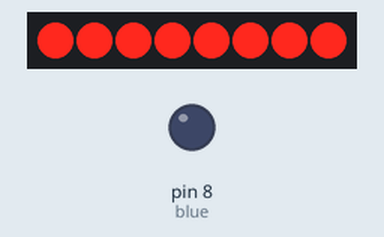
Recording of a sketch running on a simulated Arduino Uno, built with avr-gcc and run on an emulated ATmega328P. Shown: 8 port-expander outputs drawn as a row of LEDs (first output left, lit = HIGH), output pins drawn as LEDs (lit = HIGH). Wiring (inferred from the names in the program): PCF8574 port expander at I2C address 0x38. Wiring (inferred from the signals the program sends): row of LEDs: on Q0, Q1, Q2, Q3, Q4, Q5, Q6, Q7.

Above: at 0.2 s.
At 0.5 s:
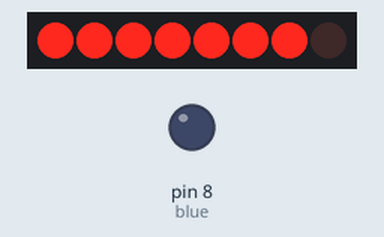
At 0.71 s:
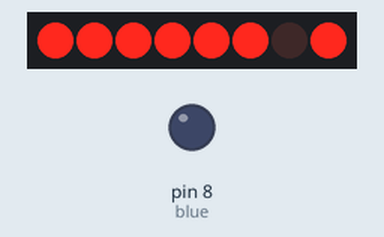
At 0.91 s:
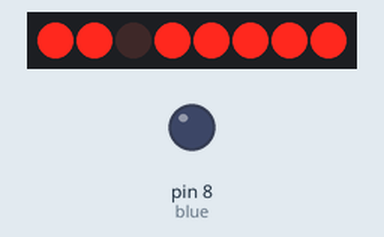
At 14.4 s:
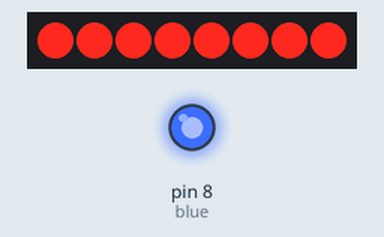
At 16.55 s:
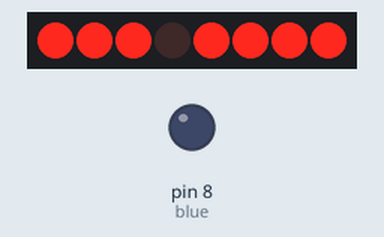
Timing chart, 0 to 20.1 s (numbered marks = the images above):
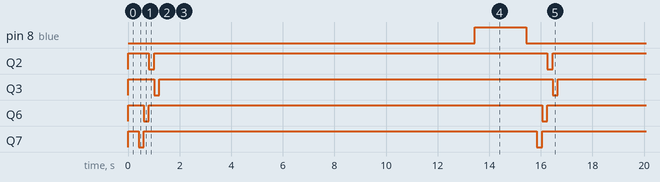

Measured:
- by itself, pin 8 (blue): alternates HIGH for 2.0 s and LOW for 13.4 s
- by itself, Q2, Q3, Q6, Q7: repeats every 15.4 s: LOW 0.20 s, HIGH 15.2 s
- by itself, everything shown: repeats every 15.4 s, in 7 steps

The sketch:

PCF8576DH.ino
```cpp
/*
Two I2C-bus slave addresses (01110000 and 01110010)
are reserved for the PCF8576D. The least significant bit of
the slave address that a PCF8576D will respond to is
defined by the level tied to its SA0 input. The PCF8576D
is a write-only device and will not respond to a read
access
*/
#include <Wire.h>
#define blue 8
byte val = 0;
void wheel_1(){
  //The table is 4rows by 40 columns
  Wire.beginTransmission(0x38);   // transmit to device 0B01110000
                                  // device address is specified in datasheet
  Wire.write(byte(0b11001100));   //Mode Set, sends instruction byte to define static or 1:2~1:4, M1,M0
  Wire.write(byte(0b10000000));   //Load data pointer Last 6 bits: P5,P4,P3,P2,P1,P0
  Wire.write(byte(0b11100000));   //Table 9 Device Select, Last 3 bits: A2,A1,A0
  Wire.write(byte(0b11111000));   //Bank Select
  Wire.write(byte(0b01110000));   //BLINK, Last 3 bits A, BF1, BF0

  Wire.write(byte(0b00000000));
  Wire.write(byte(0b00000000));
  Wire.write(byte(0b00000000));
  Wire.write(byte(0b00000000));
  Wire.write(byte(0b00000000));
  Wire.write(byte(0b00000000));
  Wire.write(byte(0b00000000));
  Wire.write(byte(0b00000000));
  Wire.write(byte(0b00000000));
  Wire.write(byte(0b00000000));
  Wire.write(byte(0b00000000));
  Wire.write(byte(0b00000000));
  Wire.write(byte(0b00000000));
  Wire.write(byte(0b00000000));
  Wire.write(byte(0b00000000));
  Wire.write(byte(0b00000000));
  Wire.write(byte(0b00000000));
  Wire.write(byte(0b00000000));

  Wire.write(byte(0b00000100));
  Wire.write(byte(0b00000000));
//  for(uint8_t b=0; b<40; b++){
//    Wire.write(byte(0b11111111));
//  }
//  val++;        // increment value
//  if(val == 20) // if reached 30th position (max)
//  {
//    val = 0;    // start over from lowest value
//  }

  //Wire.write(val);              // sends potentiometer value byte
  Wire.endTransmission();         // stop transmitting
}
void wheel_2(){
  //The table is 4rows by 40 columns
  Wire.beginTransmission(0x38);   // transmit to device 0B01110000
                                  // device address is specified in datasheet
  Wire.write(byte(0b11001100));   //Mode Set, sends instruction byte to define static or 1:2~1:4, M1,M0
  Wire.write(byte(0b10000000));   //Load data pointer Last 6 bits: P5,P4,P3,P2,P1,P0
  Wire.write(byte(0b11100000));   //Table 9 Device Select, Last 3 bits: A2,A1,A0
  Wire.write(byte(0b11111000));   //Bank Select
  Wire.write(byte(0b01110000));   //BLINK, Last 3 bits A, BF1, BF0

  Wire.write(byte(0b00000000));
  Wire.write(byte(0b00000000));
  Wire.write(byte(0b00000000));
  Wire.write(byte(0b00000000));
  Wire.write(byte(0b00000000));
  Wire.write(byte(0b00000000));
  Wire.write(byte(0b00000000));
  Wire.write(byte(0b00000000));
  Wire.write(byte(0b00000000));
  Wire.write(byte(0b00000000));
  Wire.write(byte(0b00000000));
  Wire.write(byte(0b00000000));
  Wire.write(byte(0b00000000));
  Wire.write(byte(0b00000000));
  Wire.write(byte(0b00000000));
  Wire.write(byte(0b00000000));
  Wire.write(byte(0b00000000));
  Wire.write(byte(0b00000000));

  Wire.write(byte(0b10000000));
  Wire.write(byte(0b00000000));
//  for(uint8_t b=0; b<40; b++){
//    Wire.write(byte(0b11111111));
//  }
//  val++;        // increment value
//  if(val == 20) // if reached 30th position (max)
//  {
//    val = 0;    // start over from lowest value
//  }

  //Wire.write(val);              // sends potentiometer value byte
  Wire.endTransmission();         // stop transmitting
}
void wheel_3(){
  //The table is 4rows by 40 columns
  Wire.beginTransmission(0x38);   // transmit to device 0B01110000
                                  // device address is specified in datasheet
  Wire.write(byte(0b11001100));   //Mode Set, sends instruction byte to define static or 1:2~1:4, M1,M0
  Wire.write(byte(0b10000000));   //Load data pointer Last 6 bits: P5,P4,P3,P2,P1,P0
  Wire.write(byte(0b11100000));   //Table 9 Device Select, Last 3 bits: A2,A1,A0
  Wire.write(byte(0b11111000));   //Bank Select
  Wire.write(byte(0b01110000));   //BLINK, Last 3 bits A, BF1, BF0

  Wire.write(byte(0b00000000));
  Wire.write(byte(0b00000000));
  Wire.write(byte(0b00000000));
  Wire.write(byte(0b00000000));
  Wire.write(byte(0b00000000));
  Wire.write(byte(0b00000000));
  Wire.write(byte(0b00000000));
  Wire.write(byte(0b00000000));
  Wire.write(byte(0b00000000));
  Wire.write(byte(0b00000000));
  Wire.write(byte(0b00000000));
  Wire.write(byte(0b00000000));
  Wire.write(byte(0b00000000));
  Wire.write(byte(0b00000000));
  Wire.write(byte(0b00000000));
  Wire.write(byte(0b00000000));
  Wire.write(byte(0b00000000));
  Wire.write(byte(0b00000000));

  Wire.write(byte(0b00000000));
  Wire.write(byte(0b10000000));
//  for(uint8_t b=0; b<40; b++){
//    Wire.write(byte(0b11111111));
//  }
//  val++;        // increment value
//  if(val == 20) // if reached 30th position (max)
//  {
//    val = 0;    // start over from lowest value
//  }

  //Wire.write(val);              // sends potentiometer value byte
  Wire.endTransmission();         // stop transmitting
}
void wheel_4(){
  //The table is 4rows by 40 columns
  Wire.beginTransmission(0x38);   // transmit to device 0B01110000
                                  // device address is specified in datasheet
  Wire.write(byte(0b11001100));   //Mode Set, sends instruction byte to define static or 1:2~1:4, M1,M0
  Wire.write(byte(0b10000000));   //Load data pointer Last 6 bits: P5,P4,P3,P2,P1,P0
  Wire.write(byte(0b11100000));   //Table 9 Device Select, Last 3 bits: A2,A1,A0
  Wire.write(byte(0b11111000));   //Bank Select
  Wire.write(byte(0b01110000));   //BLINK, Last 3 bits A, BF1, BF0

  Wire.write(byte(0b00000000));
  Wire.write(byte(0b00000000));
  Wire.write(byte(0b00000000));
  Wire.write(byte(0b00000000));
  Wire.write(byte(0b00000000));
  Wire.write(byte(0b00000000));
  Wire.write(byte(0b00000000));
  Wire.write(byte(0b00000000));
  Wire.write(byte(0b00000000));
  Wire.write(byte(0b00000000));
  Wire.write(byte(0b00000000));
  Wire.write(byte(0b00000000));
  Wire.write(byte(0b00000000));
  Wire.write(byte(0b00000000));
  Wire.write(byte(0b00000000));
  Wire.write(byte(0b00000000));
  Wire.write(byte(0b00000000));
  Wire.write(byte(0b00000000));

  Wire.write(byte(0b00000000));
  Wire.write(byte(0b01000000));
//  for(uint8_t b=0; b<40; b++){
//    Wire.write(byte(0b11111111));
//  }
//  val++;        // increment value
//  if(val == 20) // if reached 30th position (max)
//  {
//    val = 0;    // start over from lowest value
//  }

  //Wire.write(val);              // sends potentiometer value byte
  Wire.endTransmission();         // stop transmitting
}
void wheel_5(){
  //The table is 4rows by 40 columns
  Wire.beginTransmission(0x38);   // transmit to device 0B01110000
                                  // device address is specified in datasheet
  Wire.write(byte(0b11001100));   //Mode Set, sends instruction byte to define static or 1:2~1:4, M1,M0
  Wire.write(byte(0b10000000));   //Load data pointer Last 6 bits: P5,P4,P3,P2,P1,P0
  Wire.write(byte(0b11100000));   //Table 9 Device Select, Last 3 bits: A2,A1,A0
  Wire.write(byte(0b11111000));   //Bank Select
  Wire.write(byte(0b01110000));   //BLINK, Last 3 bits A, BF1, BF0

  Wire.write(byte(0b00000000));
  Wire.write(byte(0b00000000));
  Wire.write(byte(0b00000000));
  Wire.write(byte(0b00000000));
  Wire.write(byte(0b00000000));
  Wire.write(byte(0b00000000));
  Wire.write(byte(0b00000000));
  Wire.write(byte(0b00000000));
  Wire.write(byte(0b00000000));
  Wire.write(byte(0b00000000));
  Wire.write(byte(0b00000000));
  Wire.write(byte(0b00000000));
  Wire.write(byte(0b00000000));
  Wire.write(byte(0b00000000));
  Wire.write(byte(0b00000000));
  Wire.write(byte(0b00000000));
  Wire.write(byte(0b00000000));
  Wire.write(byte(0b00000000));

  Wire.write(byte(0b00000000));
  Wire.write(byte(0b00000100));
//  for(uint8_t b=0; b<40; b++){
//    Wire.write(byte(0b11111111));
//  }
//  val++;        // increment value
//  if(val == 20) // if reached 30th position (max)
//  {
//    val = 0;    // start over from lowest value
//  }

  //Wire.write(val);              // sends potentiometer value byte
  Wire.endTransmission();         // stop transmitting
}
void wheel_6(){
  //The table is 4rows by 40 columns
  Wire.beginTransmission(0x38);   // transmit to device 0B01110000
                                  // device address is specified in datasheet
  Wire.write(byte(0b11001100));   //Mode Set, sends instruction byte to define static or 1:2~1:4, M1,M0
  Wire.write(byte(0b10000000));   //Load data pointer Last 6 bits: P5,P4,P3,P2,P1,P0
  Wire.write(byte(0b11100000));   //Table 9 Device Select, Last 3 bits: A2,A1,A0
  Wire.write(byte(0b11111000));   //Bank Select
  Wire.write(byte(0b01110000));   //BLINK, Last 3 bits A, BF1, BF0

  Wire.write(byte(0b00000000));
  Wire.write(byte(0b00000000));
  Wire.write(byte(0b00000000));
  Wire.write(byte(0b00000000));
  Wire.write(byte(0b00000000));
  Wire.write(byte(0b00000000));
  Wire.write(byte(0b00000000));
  Wire.write(byte(0b00000000));
  Wire.write(byte(0b00000000));
  Wire.write(byte(0b00000000));
  Wire.write(byte(0b00000000));
  Wire.write(byte(0b00000000));
  Wire.write(byte(0b00000000));
  Wire.write(byte(0b00000000));
  Wire.write(byte(0b00000000));
  Wire.write(byte(0b00000000));
  Wire.write(byte(0b00000000));
  Wire.write(byte(0b00000000));

  Wire.write(byte(0b00000000));
  Wire.write(byte(0b00001000));
//  for(uint8_t b=0; b<40; b++){
//    Wire.write(byte(0b11111111));
//  }
//  val++;        // increment value
//  if(val == 20) // if reached 30th position (max)
//  {
//    val = 0;    // start over from lowest value
//  }

  //Wire.write(val);              // sends potentiometer value byte
  Wire.endTransmission();         // stop transmitting
}
void wheel_7(){
  //The table is 4rows by 40 columns
  Wire.beginTransmission(0x38);   // transmit to device 0B01110000
                                  // device address is specified in datasheet
  Wire.write(byte(0b11001100));   //Mode Set, sends instruction byte to define static or 1:2~1:4, M1,M0
  Wire.write(byte(0b10000000));   //Load data pointer Last 6 bits: P5,P4,P3,P2,P1,P0
  Wire.write(byte(0b11100000));   //Table 9 Device Select, Last 3 bits: A2,A1,A0
  Wire.write(byte(0b11111000));   //Bank Select
  Wire.write(byte(0b01110000));   //BLINK, Last 3 bits A, BF1, BF0

  Wire.write(byte(0b00000000));
  Wire.write(byte(0b00000000));
  Wire.write(byte(0b00000000));
  Wire.write(byte(0b00000000));
  Wire.write(byte(0b00000000));
  Wire.write(byte(0b00000000));
  Wire.write(byte(0b00000000));
  Wire.write(byte(0b00000000));
  Wire.write(byte(0b00000000));
  Wire.write(byte(0b00000000));
  Wire.write(byte(0b00000000));
  Wire.write(byte(0b00000000));
  Wire.write(byte(0b00000000));
  Wire.write(byte(0b00000000));
  Wire.write(byte(0b00000000));
  Wire.write(byte(0b00000000));
  Wire.write(byte(0b00000000));
  Wire.write(byte(0b00000000));

  Wire.write(byte(0b00001000));
  Wire.write(byte(0b00000000));
//  for(uint8_t b=0; b<40; b++){
//    Wire.write(byte(0b11111111));
//  }
//  val++;        // increment value
//  if(val == 20) // if reached 30th position (max)
//  {
//    val = 0;    // start over from lowest value
//  }

  //Wire.write(val);              // sends potentiometer value byte
  Wire.endTransmission();         // stop transmitting
}
void wheel_8(){
  //The table is 4rows by 40 columns
  Wire.beginTransmission(0x38);   // transmit to device 0B01110000
                                  // device address is specified in datasheet
  Wire.write(byte(0b11001100));   //Mode Set, sends instruction byte to define static or 1:2~1:4, M1,M0
  Wire.write(byte(0b10000000));   //Load data pointer Last 6 bits: P5,P4,P3,P2,P1,P0
  Wire.write(byte(0b11100000));   //Table 9 Device Select, Last 3 bits: A2,A1,A0
  Wire.write(byte(0b11111000));   //Bank Select
  Wire.write(byte(0b01110000));   //BLINK, Last 3 bits A, BF1, BF0

  Wire.write(byte(0b00000000));
  Wire.write(byte(0b00000000));
  Wire.write(byte(0b00000000));
  Wire.write(byte(0b00000000));
  Wire.write(byte(0b00000000));
  Wire.write(byte(0b00000000));
  Wire.write(byte(0b00000000));
  Wire.write(byte(0b00000000));
  Wire.write(byte(0b00000000));
  Wire.write(byte(0b00000000));
  Wire.write(byte(0b00000000));
  Wire.write(byte(0b00000000));
  Wire.write(byte(0b00000000));
  Wire.write(byte(0b00000000));
  Wire.write(byte(0b00000000));
  Wire.write(byte(0b00000000));
  Wire.write(byte(0b00000000));
  Wire.write(byte(0b00000000));

  Wire.write(byte(0b01000000));
  Wire.write(byte(0b00000000));
//  for(uint8_t b=0; b<40; b++){
//    Wire.write(byte(0b11111111));
//  }
//  val++;        // increment value
//  if(val == 20) // if reached 30th position (max)
//  {
//    val = 0;    // start over from lowest value
//  }

  //Wire.write(val);              // sends potentiometer value byte
  Wire.endTransmission();         // stop transmitting
}
void clearLCD(){
     //The table is 4rows by 40 columns
  Wire.beginTransmission(0x38);   // transmit to device 0B01110000
                                  // device address is specified in datasheet
  Wire.write(byte(0b11001100));   //Mode Set, sends instruction byte to define static or 1:2~1:4, M1,M0
  Wire.write(byte(0b10000000));   //Load data pointer Last 6 bits: P5,P4,P3,P2,P1,P0
  Wire.write(byte(0b11100000));   //Table 9 Device Select, Last 3 bits: A2,A1,A0
  Wire.write(byte(0b11111000));   //Bank Select
  Wire.write(byte(0b01110000));   //BLINK, Last 3 bits A, BF1, BF0

  for(uint8_t b=0; b<20; b++){
    Wire.write(byte(0b00000000));
  }
//  val++;        // increment value
//  if(val == 20) // if reached 30th position (max)
//  {
//    val = 0;    // start over from lowest value
//  }

  //Wire.write(val);              // sends potentiometer value byte
  Wire.endTransmission();         // stop transmitting
}
void Blaupunkt(){
  //The table is 4rows by 40 columns
  Wire.beginTransmission(0x38);   // transmit to device 0B01110000
                                  // device address is specified in datasheet
  Wire.write(byte(0b11001100));   //Mode Set, sends instruction byte to define static or 1:2~1:4, M1,M0
  Wire.write(byte(0b10000000));   //Load data pointer Last 6 bits: P5,P4,P3,P2,P1,P0
  Wire.write(byte(0b11100000));   //Table 9 Device Select, Last 3 bits: A2,A1,A0
  Wire.write(byte(0b11111000));   //Bank Select
  Wire.write(byte(0b01110000));   //BLINK, Last 3 bits A, BF1, BF0

  Wire.write(byte(0b00001100));//(T)
  Wire.write(byte(0b10000000));

  Wire.write(byte(0b01000001));//(K)
  Wire.write(byte(0b10001110));

  Wire.write(byte(0b10100001));//(N)
  Wire.write(byte(0b11000110));

  Wire.write(byte(0b10100000));//(U)
  Wire.write(byte(0b00010110));

  Wire.write(byte(0b10000110));//(P)
  Wire.write(byte(0b00001110));

  Wire.write(byte(0b10100000));//(U)
  Wire.write(byte(0b00010110));

  Wire.write(byte(0b10100110));//(A)
  Wire.write(byte(0b00001110));

  Wire.write(byte(0b00000000));//(L)
  Wire.write(byte(0b00010110));

  Wire.write(byte(0b01000101));//(B)
  Wire.write(byte(0b10011110));

  Wire.write(byte(0b00000000));
  Wire.write(byte(0b00000000));
//  for(uint8_t b=0; b<40; b++){
//    Wire.write(byte(0b11111111));
//  }
//  val++;        // increment value
//  if(val == 20) // if reached 30th position (max)
//  {
//    val = 0;    // start over from lowest value
//  }

  //Wire.write(val);              // sends potentiometer value byte
  Wire.endTransmission();         // stop transmitting
}
void HiFolks(){
   //The table is 4rows by 40 columns
  Wire.beginTransmission(0x38);   // transmit to device 0B01110000
                                  // device address is specified in datasheet
  Wire.write(byte(0b11001100));   //Mode Set, sends instruction byte to define static or 1:2~1:4, M1,M0
  Wire.write(byte(0b10000000));   //Load data pointer Last 6 bits: P5,P4,P3,P2,P1,P0
  Wire.write(byte(0b11100000));   //Table 9 Device Select, Last 3 bits: A2,A1,A0
  Wire.write(byte(0b11111000));   //Bank Select
  Wire.write(byte(0b01110000));   //BLINK, Last 3 bits A, BF1, BF0

  Wire.write(byte(0b00000000));
  Wire.write(byte(0b00000000));

  Wire.write(byte(0b00100110));//(S)
  Wire.write(byte(0b10011100));

  Wire.write(byte(0b01000001));//(K)
  Wire.write(byte(0b10001110));

  Wire.write(byte(0b00000000));//(L)
  Wire.write(byte(0b00010110));

  Wire.write(byte(0b10100100));//(O)
  Wire.write(byte(0b00010110));

  Wire.write(byte(0b00000110));//(F)
  Wire.write(byte(0b00001110));

  Wire.write(byte(0b00000000));//(space)
  Wire.write(byte(0b00000000));

  Wire.write(byte(0b00001100));//(I)
  Wire.write(byte(0b10010000));

  Wire.write(byte(0b10100010));//(H)
  Wire.write(byte(0b10001110));

  Wire.write(byte(0b00000000));
  Wire.write(byte(0b00000000));

  //Wire.write(val);              // sends potentiometer value byte
  Wire.endTransmission();         // stop transmitting
}
void setup()
{
  pinMode(blue, OUTPUT);
  digitalWrite(blue, LOW);
  Wire.begin(0x38); // join i2c bus (address optional for master)
}
void loop()
{
  wheel_1();
  delay(200);
  wheel_2();
  delay(200);
  wheel_3();
  delay(200);
  wheel_4();
  delay(200);
  wheel_5();
  delay(200);
  wheel_6();
  delay(200);
  wheel_7();
  delay(200);
//  wheel_8();
//  delay(200);
  for(uint8_t s = 0; s< 4; s++){
    HiFolks();
    delay(1500);
    clearLCD();
    delay(1500);
  }
  digitalWrite(blue, HIGH);
  Blaupunkt();
  delay(2000);
  digitalWrite(blue, LOW);
}
```
